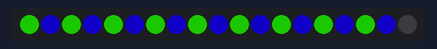
A sketch run on a simulated Arduino Uno, built with avr-gcc and run on an emulated ATmega328P. On the bench: 19 RGB LEDs in strip order, left to right. Dim RGB values are drawn brighter than linear; random numbers use the default seed unless the sketch sets one.

Above: at 1.0 s.
At 5.5 s:
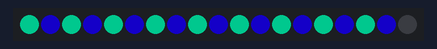
At 10.0 s:
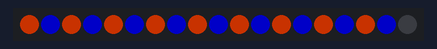
At 15.4 s:
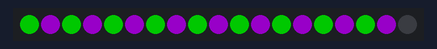
At 19.9 s:
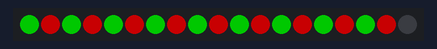
At 38.9 s:
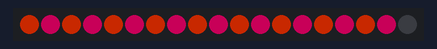

The sketch:

color_convert_test69.ino
```cpp
// A basic everyday NeoPixel strip test program.

// NEOPIXEL BEST PRACTICES for most reliable operation:
// - Add 1000 uF CAPACITOR between NeoPixel strip's + and - connections.
// - MINIMIZE WIRING LENGTH between microcontroller board and first pixel.
// - NeoPixel strip's DATA-IN should pass through a 300-500 OHM RESISTOR.
// - AVOID connecting NeoPixels on a LIVE CIRCUIT. If you must, ALWAYS
//   connect GROUND (-) first, then +, then data.
// - When using a 3.3V microcontroller with a 5V-powered NeoPixel strip,
//   a LOGIC-LEVEL CONVERTER on the data line is STRONGLY RECOMMENDED.
// (Skipping these may work OK on your workbench but can fail in the field)

#include <Adafruit_NeoPixel.h>
#ifdef __AVR__
#include <avr/power.h> // Required for 16 MHz Adafruit Trinket
#endif

// Which pin on the Arduino is connected to the NeoPixels?
// On a Trinket or Gemma we suggest changing this to 1:
#define LED_PIN    7

// How many NeoPixels are attached to the Arduino?
#define LED_COUNT 19

// Declare our NeoPixel strip object:
Adafruit_NeoPixel strip(LED_COUNT, LED_PIN, NEO_GRB + NEO_KHZ800);
// Argument 1 = Number of pixels in NeoPixel strip
// Argument 2 = Arduino pin number (most are valid)
// Argument 3 = Pixel type flags, add together as needed:
//   NEO_KHZ800  800 KHz bitstream (most NeoPixel products w/WS2812 LEDs)
//   NEO_KHZ400  400 KHz (classic 'v1' (not v2) FLORA pixels, WS2811 drivers)
//   NEO_GRB     Pixels are wired for GRB bitstream (most NeoPixel products)
//   NEO_RGB     Pixels are wired for RGB bitstream (v1 FLORA pixels, not v2)
//   NEO_RGBW    Pixels are wired for RGBW bitstream (NeoPixel RGBW products)
//variable for blink amounts
int blinkLength = 10;

/*

*/
float r, g, b, h, s, v;
// cool awesome HSV to RGB color function
void HSVtoRGB( float *r, float *g, float *b, float h, float s, float v )
{
  int i;
  float f, p, q, t;
  if ( s == 0 ) {
    // achromatic (grey)
    *r = *g = *b = v;
    return;
  }
  h /= 60;      // sector 0 to 5
  i = floor( h );
  f = h - i;      // factorial part of h
  p = v * ( 1 - s );
  q = v * ( 1 - s * f );
  t = v * ( 1 - s * ( 1 - f ) );
  switch ( i ) {
    case 0:
      *r = v;
      *g = t;
      *b = p;
      break;
    case 1:
      *r = q;
      *g = v;
      *b = p;
      break;
    case 2:
      *r = p;
      *g = v;
      *b = t;
      break;
    case 3:
      *r = p;
      *g = q;
      *b = v;
      break;
    case 4:
      *r = t;
      *g = p;
      *b = v;
      break;
    default:    // case 5:
      *r = v;
      *g = p;
      *b = q;
      break;
  }
}

void rainbowBreathe () {
  float r, g, b, h, s, v;
  for (int i = 0; i < 360; i++) {
    HSVtoRGB(&r, &g, &b, i, 1, 100);
    delay(10);
    for (int j = 0; j < 19; j++) {
      strip.setPixelColor(j, r, g, b);
    }
    strip.show();
  }
}
void rainbowHighDownHalf () {
  for (int i = 360; i > 180; i-- ) {
    HSVtoRGB(&r, &g, &b, i, 1, 100);
    delay(10);
    for (int j = 0; j < 19; j++) {
      strip.setPixelColor(j, r, g, b);
    }
    strip.show();
  }
}
void rainbowLowDownHalf () {
  for (int i = 180; i > 0; i--) {
    HSVtoRGB(&r, &g, &b, i, 1, 100);
    delay(10);
    for (int j = 0; j < 19; j++) {
      strip.setPixelColor(j, r, g, b);
    }
    strip.show();
  }
}
void randomBlink() {
  uint32_t randomColor = strip.gamma32(strip.ColorHSV(random(0, 65536)));
  for (int j = 0; j < 19; j++) {
    strip.setPixelColor(j, randomColor);
    delay(10);
  }
  strip.show();
}
void sparkles() {
  uint32_t randomLowColor = strip.gamma32(strip.ColorHSV(random(0, 32767)));
  uint32_t randomHighColor = strip.gamma32(strip.ColorHSV(random(32768, 65536)));
  // HSVtoRGB(&r, &g, &b, x, 1, 100);
  for (int i = 0; i < 18; i += 2) {
    strip.setPixelColor(i, randomLowColor);
    delay(50);
  }
  // HSVtoRGB(&r, &g, &b, y, 1, 100);
  for (int j = 1; j < 18; j += 2) {
    strip.setPixelColor(j, randomHighColor);
    delay(50);
  }
  strip.show();
}

void firework () {
  uint32_t randomColor = strip.gamma32(strip.ColorHSV(random(0, 65536)));
  int y = random(19);
  for (int j = 0; j < 19; j++) {
    strip.setPixelColor(j, randomColor);
  }
  strip.show();
  // HSVtoRGB(&r, &g, &b, x, 1, 100);
  strip.setPixelColor(y, 255, 255, 255);
  strip.show();
  delay(1000);
}
void gammaTest () {
  uint32_t randomColor = strip.gamma32(strip.ColorHSV(random(0, 65536)));
  for (int j = 0; j < 19; j++) {
    strip.setPixelColor(j, randomColor);
    strip.show();
    delay(50);
  }
}
void gammaColorTest() {
  uint32_t rgbcolor = strip.gamma32(strip.ColorHSV(360, 255, 255));
  strip.fill(rgbcolor);
  strip.show();
  delay(100);
}

void setup() {
#if defined(__AVR_ATtiny85__) && (F_CPU == 16000000)
  clock_prescale_set(clock_div_1);
#endif
  // END of Trinket-specific code.

  strip.begin();           // INITIALIZE NeoPixel strip object (REQUIRED)
  strip.show();            // Turn OFF all pixels ASAP
  strip.setBrightness(100);
  Serial.begin(9600);
}
int animationNum = 0;
int count = 0;
void loop() {
  // switch (animationNum) {
  //   case 1://code for first animation
  //     gammaColorTest();
  //     break;
  //   case 2:
  //     rainbowBreathe();
  //       break;
  //   case 3:
      sparkles();
  //       break;
  //   case 4:
  //     firework();
  //     break;
  //   case 5:
  //     rainbowLowDownHalf();
  //     rainbowHighDownHalf();
  //     break;
  //   case 6:
  //     randomBlink();
  //     break;
  //   // case 7 :
  //   //   whitePower();
  //     break;
  // }
  // animationNum++;
  // if(animationNum > 6) {
  //   int animationNum = 0;
  // }
}
```

Measured:
- what the display in image 0 shows lasts 0.9 s, from 0.9 s to 1.8 s
